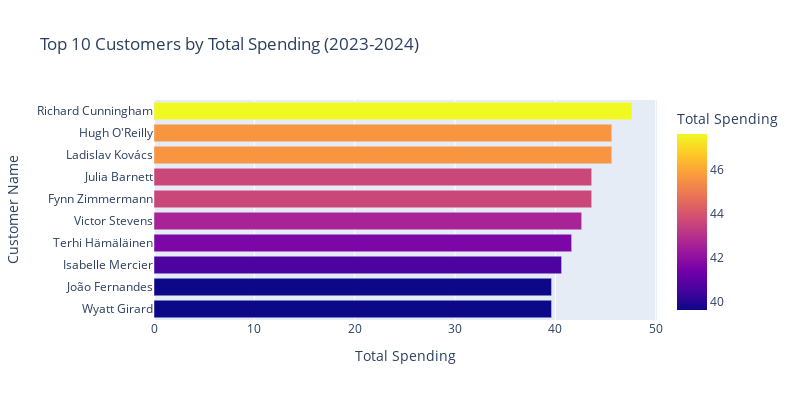

Here is the notebook cell this chart was saved with:
### Code cell
plot_top_customer_2324 = px.bar(
    top_customer_2324.sort_values('total', ascending=True),
    x='total',
    y='full_name',
    title='Top 10 Customers by Total Spending (2023-2024)',
    labels={'full_name': 'Customer Name', 'total': 'Total Spending'},
    orientation='h',
    color='total',
)
plot_top_customer_2324.update_layout(width=800, height=400)
plot_top_customer_2324.show()

### Figure 1 — Plotly figure (JSON) as saved in the notebook; plotly's stock layout.template omitted (floating-point values rounded to 4 significant figures)
{"data": [{"hovertemplate": "Total Spending=%{marker.color}<br>Customer Name=%{y}<extra></extra>", "legendgroup": "", "marker": {"color": [39.62, 39.62, 40.62, 41.62, 42.62, 43.62, 43.62, 45.62, 45.62, 47.62], "coloraxis": "coloraxis", "pattern": {"shape": ""}}, "name": "", "orientation": "h", "showlegend": false, "textposition": "auto", "type": "bar", "x": [39.62, 39.62, 40.62, 41.62, 42.62, 43.62, 43.62, 45.62, 45.62, 47.62], "xaxis": "x", "y": ["Wyatt Girard", "João Fernandes", "Isabelle Mercier", "Terhi Hämäläinen", "Victor Stevens", "Fynn Zimmermann", "Julia Barnett", "Ladislav Kovács", "Hugh O'Reilly", "Richard Cunningham"], "yaxis": "y"}], "layout": {"barmode": "relative", "coloraxis": {"colorbar": {"title": {"text": "Total Spending"}}, "colorscale": [[0, "#0d0887"], [0.1111, "#46039f"], [0.2222, "#7201a8"], [0.3333, "#9c179e"], [0.4444, "#bd3786"], [0.5556, "#d8576b"], [0.6667, "#ed7953"], [0.7778, "#fb9f3a"], [0.8889, "#fdca26"], [1, "#f0f921"]]}, "height": 400, "legend": {"tracegroupgap": 0}, "title": {"text": "Top 10 Customers by Total Spending (2023-2024)"}, "width": 800, "xaxis": {"anchor": "y", "domain": [0, 1], "title": {"text": "Total Spending"}}, "yaxis": {"anchor": "x", "domain": [0, 1], "title": {"text": "Customer Name"}}}}
